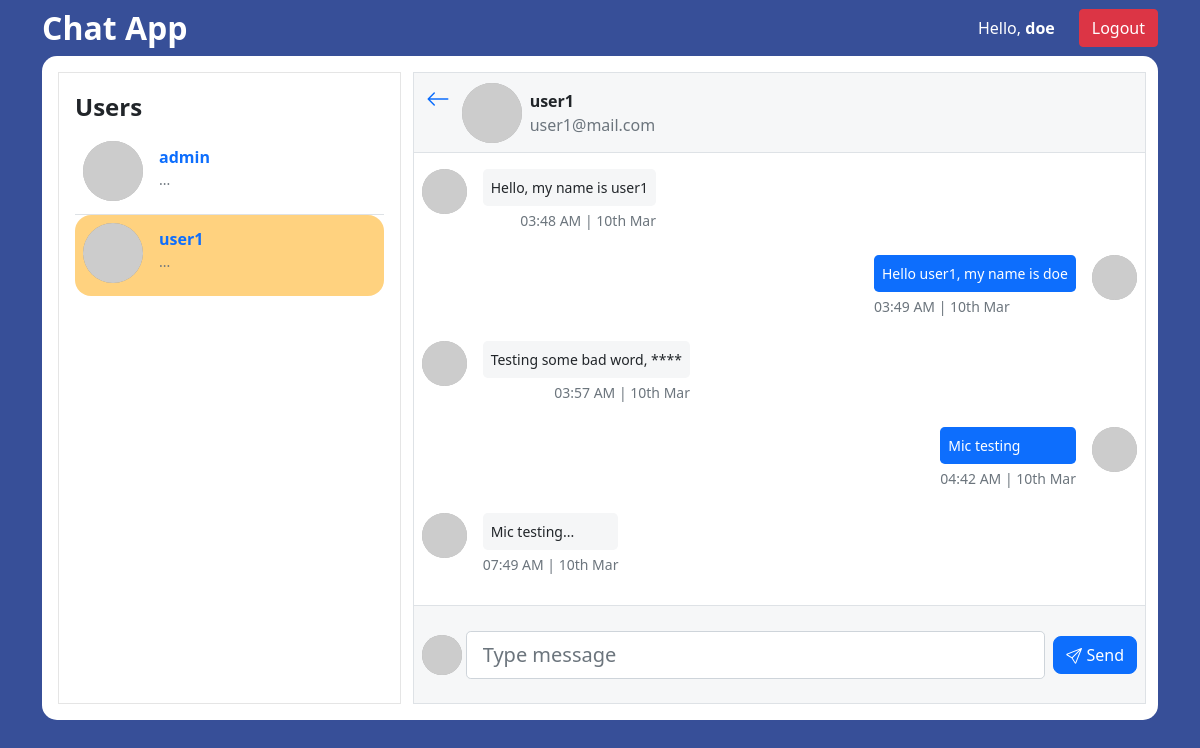
/chat/user1/ (signed in), run on an earlier commit of the app's database.
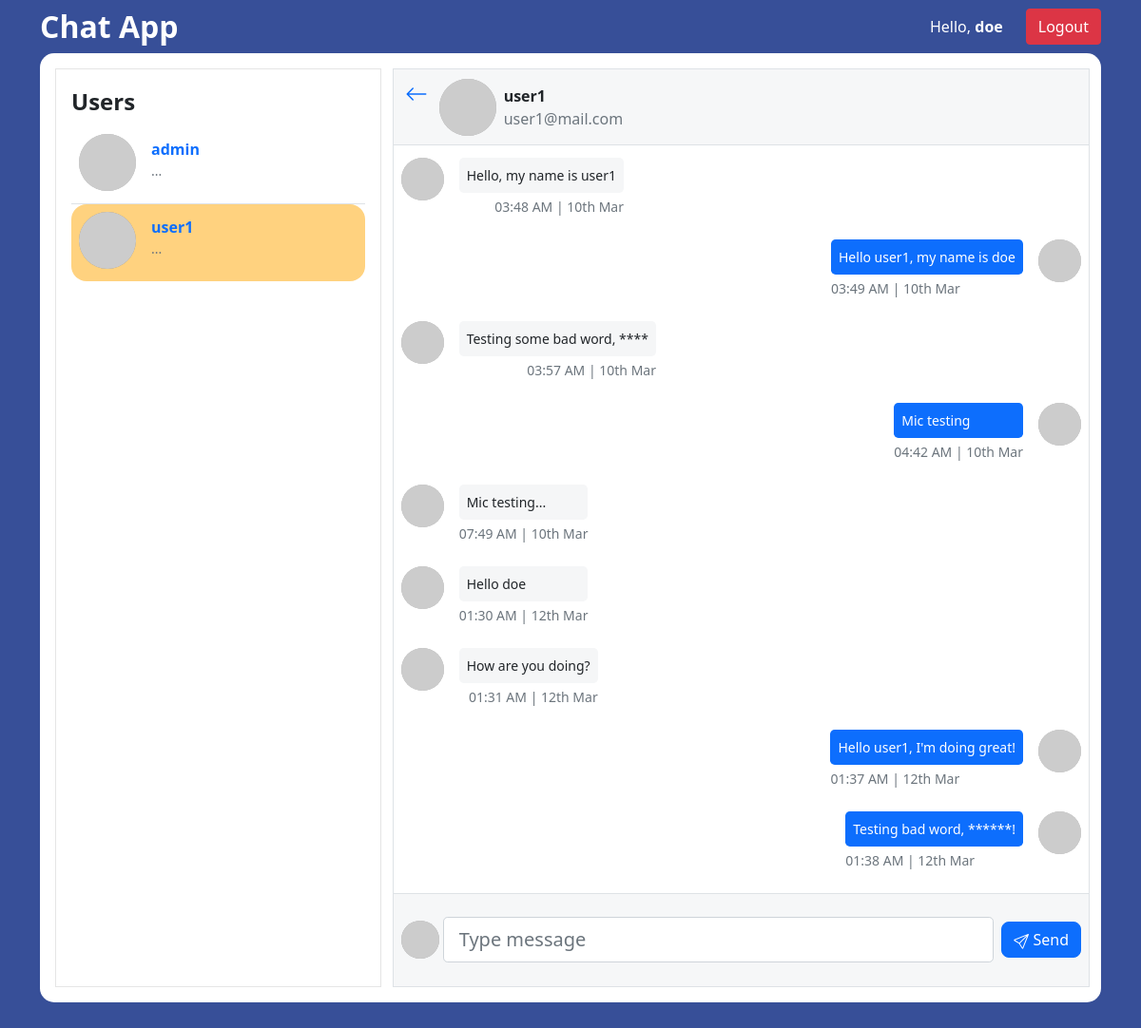
And on a later commit of the database.
### chat/models.py (models this page shows, shortened)
class Message(models.Model):
    sender = models.ForeignKey(User, on_delete=models.CASCADE, related_name="sender")
    recipient = models.ForeignKey(User, on_delete=models.CASCADE, related_name="recipient")
    message = models.TextField()
    date = models.DateTimeField(auto_now_add=True)
    is_read = models.BooleanField(default=False)
    class Meta:
        ordering = ('-date', )
    def __str__(self):
        return f'{self.message}'
    def sent(self, request):
        if self.sender.id == request.user.id:
            return True
        return False
    @staticmethod
    def get_all_messages(id_1, id_2):
        messages = []
        sender_messages = Message.objects.filter(sender_id=id_1, recipient_id=id_2).order_by('-date')
        for x in range(len(sender_messages)):
            sender_messages[x].is_read = True
            messages.append(sender_messages[x])
        recipient_messages = Message.objects.filter(sender_id=id_2, recipient_id=id_1).order_by('-date')
        for x in range(len(recipient_messages)):
            recipient_messages[x].is_read = True
            messages.append(recipient_messages[x])
        messages.sort(key=lambda x: x.date, reverse=False)
        return messages

### chat/views.py (the view)
# urls.py: path("<str:room_name>/", views.room, name="room"),
@login_required
def room(request, room_name):
    users = User.objects.all().exclude(username=request.user) # other users except the current user
    sender = request.user
    recipient = get_object_or_404(User, username=room_name)
    if (request.method == 'POST'):
        message = request.POST.get("message")
        if message:
            Message.objects.create(sender=sender, recipient=recipient, message=message)
    messages = Message.get_all_messages(id_1=sender.id, id_2=recipient.id)
    return render(request, "chat/chat.html", {
        "room_name": room_name,
        "users": users,
        "messages": messages,
        "recipient": recipient,
    })

### chat_app/custom_tags.py (called while the page is built)
@register.simple_tag
def is_sent(message, request):
    return message.sent(request)

@register.filter
def get_profile_pic(user, size=100):
    id = (int(user.id) * 10)
    return f"https://picsum.photos/id/{id}/{size}"

### chat/templates/chat/chat.html (shortened to what the changed rows need)
{% extends "base.html" %}
{% load static custom_tags %}
{% block body %}
<section style="background-color: var(--primary-color); height: 100%">
	<div class="container" style="height: var(--bottom-height)">
		<div class="row">
			<div class="col-md-12">
				<div class="card pe-md-2 border-0" id="chat3" style="border-radius: 15px; overflow: hidden;">
					<div class="card-body cont-p">
						<div class="row x">
							<div class="col-md-6 col-lg-5 col-xl-4 mb-4 mb-md-0 {% if room_name %}d-none d-md-block{% endif %}">
								<div class="p-3 bd-up-show" style="height: 100%; overflow: hidden;">
									<div
										data-mdb-perfect-scrollbar="true"
										class="scroll-container"
										style="position: relative; height: 90%;"
									>
										<ul class="list-unstyled mb-0">
											{% for user in users %}
											{% include 'chat/user.html' with user=user %}
											{% endfor %}
										</ul>
									</div>
								</div>
							</div>
							{% if room_name %}
							<div class="col-md-6 col-lg-7 col-xl-8 ps-0 pe-0 control-height border bd-c" style="position: relative;">
								<div class="d-flex justify-content-start align-items-center border-bottom bd-c"
									style="height: var(--chat-top-h); background-color: var(--chat-bg);"
								>
									<a href="{% url 'chat:index' %}" class="d-block text-black align-self-start" style="margin: 12px 12px 0;">
										<svg xmlns="http://www.w3.org/2000/svg" width="24" height="24" fill="currentColor" class="bi bi-arrow-left" viewBox="0 0 16 16">
											<path fill-rule="evenodd" d="M15 8a.5.5 0 0 0-.5-.5H2.707l3.147-3.146a.5.5 0 1 0-.708-.708l-4 4a.5.5 0 0 0 0 .708l4 4a.5.5 0 0 0 .708-.708L2.707 8.5H14.5A.5.5 0 0 0 15 8z"/>
										</svg>
									</a>
									<img
										src={{recipient|get_profile_pic}}
										alt="recipient profile picture"
										class="p-img"
										style="width: 60px; height: 60px; margin-right: 0.5rem; border-radius: 50%;"
										width="60px"
										height="60px"
									/>
									<div class="d-flex flex-column gap-0">
										<span class="font-weight-bold" style="font-weight: bold;">{{recipient.username}}</span>
										<span class="text-muted">{{recipient.email}}</span>
									</div>
								</div>
								<div
									id="messages-container"
									data-mdb-perfect-scrollbar="true"
									class="pt-3 px-2 scroll-container"
									style="position: relative; height: var(--chat-messages-h);"
								>
									{% for message in messages %}
										{% is_sent message request as sent %}
										{% include 'chat/message.html' with sent=sent message=message %}
									{% endfor %}
								</div>
								<div
									id="chat-input-container"
									class="text-muted d-flex justify-content-between align-items-center p-2 border-top bd-c"
									style="
										position: absolute;
										left: 0;
										bottom: 0;
										width: 100%;
										height: calc(var(--chat-bottom-h) - 2px);
										background-color: var(--chat-bg);
										gap: 0.25rem;
									"
								>
									<img
										src={{user|get_profile_pic}}
										class="p-img"
										alt="my profile picture"
										style="width: 40px; height: 40px; border-radius: 50%; display: block;"
										width="40px"
										height="40px"
									/>
									<input
										type="text"
										class="form-control form-control-lg"
										id="chat-message-input"
										placeholder="Type message"
										style="width: auto; flex-grow: 1;"
									/>
									<button id="chat-message-submit" type="button" class="btn btn-primary" style="margin-left: 0.25rem; border-radius: 8px;">
										Send
									</button>
								</div>
							</div>
							{% else %}
							<div class="col-md-6 col-lg-7 col-xl-8 d-none d-md-block control-height">
								<p style="text-align: center; margin-top: 10rem; font-weight: bold; font-size: 1.5rem;">
									Select user to Chat with
								</p>
							</div>
							{% endif %}
						</div>
					</div>
				</div>
			</div>
		</div>
	</div>
</section>
{% endblock body %}

### chat/templates/chat/user.html (shortened to what this page needs)
{% load custom_tags %}
<li class="chat-user p-2{% if not forloop.last %} border-bottom{% endif %}{% if room_name == user.username %} active{% endif %}">
	<a href="{% url 'chat:room' room_name=user %}" class="d-flex justify-content-between">
		<div class="d-flex flex-row">
			<div>
				<img
					src={{user|get_profile_pic}}
					alt="avatar"
					class="d-flex align-self-center me-3 p-img"
					style="width: 60px; height: 60px; border-radius: 50%;"
					width="60px"
					height="60px"
				/>
			</div>
			<div class="pt-1">
				<p class="fw-bold mb-0">{{user.username}}</p>
				<p class="small text-muted">...</p>
			</div>
		</div>
	</a>
</li>

### chat/templates/chat/message.html
{% load tz custom_tags %}
{% if sent %}
<div class="d-flex flex-row justify-content-end mb-2" style="max-width: 60%; margin-left: auto;">
	<div>
		<p class="small p-2 me-3 mb-1 text-white rounded-3 bg-primary">
			{{ message }}
		</p>
		<p class="small me-3 mb-3 rounded-3 text-muted">{{ message.date | localtime | date:"H:i A | jS M" }}</p>
	</div>
	<img
		src={{user|get_profile_pic}}
		alt="sender profile picture"
		class="p-img"
		style="width: 45px; height: 45px; border-radius: 50%;"
		width="45px"
		height="45px"
	/>
</div>
{% else %}
<div class="d-flex flex-row justify-content-start mb-2" style="max-width: 60%">
	<img
		src={{recipient|get_profile_pic}}
		alt="recipient profile picture"
		class="p-img"
		style="width: 45px; height: 45px; border-radius: 50%;"
		width="45px"
		height="45px"
	/>
	<div>
		<p
			class="small p-2 ms-3 mb-1 rounded-3"
			style="background-color: #f5f6f7"
		>
			{{ message }}
		</p>
		<p class="small ms-3 mb-3 rounded-3 text-muted float-end">{{ message.date | localtime | date:"H:i A | jS M" }}</p>
	</div>
</div>
{% endif %}

What changed in the data, as far as the page shows it:
added Message: message "Hello doe", date|jS "01:30 AM | 12th Mar"
added Message: message "How are you doing?", date|jS "01:31 AM | 12th Mar"
added Message: message "Hello user1, I'm doing great!", date|jS "01:37 AM | 12th Mar"
added Message: message "Testing bad word, ******!", date|jS "01:38 AM | 12th Mar"
